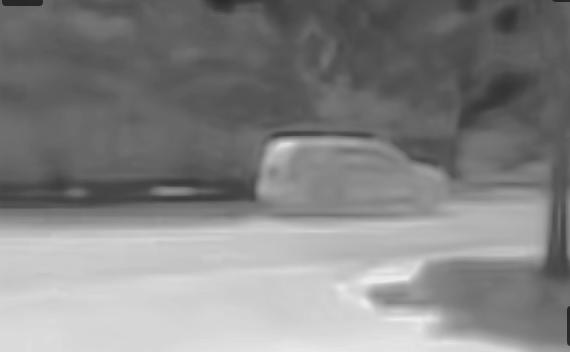
#> input picture datasets/data/thermal/0001.JPG, 570 x 352 px, found by its file name; its folder holds 4 pictures in this run
$ python preprocess.py
#> lines starting #> are read from the running program, lines starting #| are printed output that depends on the picture
# [180 lines of commented-out code are left out]


import os
import numpy as np
from PIL import Image

os.makedirs('./thermal', exist_ok=True)
os.makedirs('./visible', exist_ok=True)
# Reset the sequence number for IR RGB
sequence_num = 1
# Directories containing images to crop
input_dirs = ['./day/thermal/', './night/thermal/']

# Loop through each directory
for input_dir in input_dirs:

    # Get the list of image file names
    filenames = os.listdir(input_dir)


    # Loop through each file
    for filename in filenames:
        # Construct full file path
        filepath = os.path.join(input_dir, filename)

        # Open image
        img = Image.open(filepath).convert('L')
#> img is the input picture: PIL image 570x352 L; min 28, max 238, mean 133

        # Crop the image
        width, height = img.size
#> width = 570; height = 352
        left = width * 0.01
#> left = 5.7
        top = height * 0.095
#> top = 33.44
        right = width * 0.9
#> right = 513
        bottom = height * 0.83
#> bottom = 292.2
        crop_img = img.crop((left, top, right, bottom))
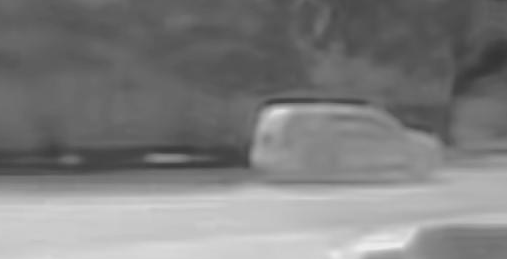
#> crop_img: PIL image 507x259 L; min 52, max 238, mean 126.6

        # Normalize the image
        img_array = np.array(crop_img)
        img_array = (img_array - img_array.min()) / (img_array.max() - img_array.min()) * 255
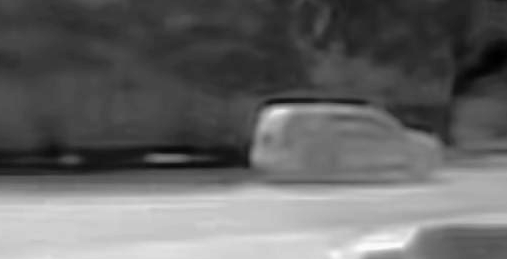
#> img_array: shape (259, 507) float64; min 0, max 255, mean 102.3
        img = Image.fromarray(img_array.astype('uint8'))
#> img: PIL image 507x259 L

        # Construct output file path with the sequence number
        output_filename = f"{sequence_num:05d}.jpg"  # sequence numbers as 00001, 00002, etc.
        output_filepath = os.path.join('./thermal', output_filename)

        # Save the cropped image
        img.save(output_filepath)

        # Increment the sequence number
        sequence_num += 1


# Reset the sequence number for IR RGB
sequence_num = 1
#> sequence_num = 1
# Directories containing images to crop
input_dirs = ['./day/visible/', './night/visible/']

# Loop through each directory
for input_dir in input_dirs:
    if input_dir =='./day/visible/':
        print("day")
    # Get the list of image file names
#> (the run stopped early here; a loop or call above may not have finished)
